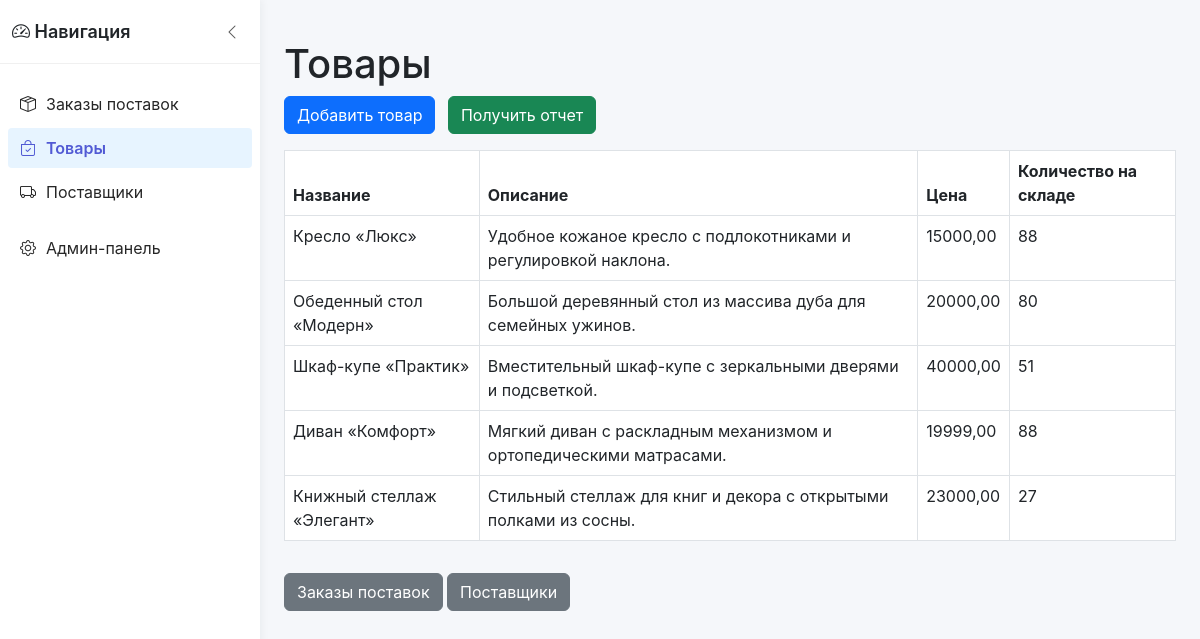
The app's page /orders/products/ (signed in) with its own data.
### supply/models.py (models this page shows, shortened)
class Product(models.Model):
    name = models.CharField('Название товара', max_length=100)
    description = models.TextField('Описание', blank=True)
    price = models.DecimalField('Цена', max_digits=10, decimal_places=2)
    stock_quantity = models.PositiveIntegerField('Количество на складе', default=0)

### supply/views.py (the view)
# urls.py: path('products/', views.product_list, name='product_list'),
@admin_required
def product_list(request):
    products = Product.objects.all()
    return render(request, 'supply/product_list.html', {'products': products})

### supply/views.py (called while the page is built)
def admin_required(view_func):
    return user_passes_test(lambda u: u.is_active and u.is_staff)(view_func)

### supply/templates/supply/product_list.html
{% extends "supply/base.html" %} {% block title %} Список товаров {% endblock %} {% block content %}
<h1 class="mt-3">Товары</h1>
<a href="{% url 'product_create' %}" class="btn btn-primary mb-3">Добавить товар</a>
<a href="{% url 'product_report' %}" class="btn btn-success mb-3 ms-2">Получить отчет</a>
<table class="table table-bordered">
	<thead>
		<tr>
			<th>Название</th>
			<th>Описание</th>
			<th>Цена</th>
			<th>Количество на складе</th>
		</tr>
	</thead>
	<tbody>
		{% for product in products %}
		<tr>
			<td>{{ product.name }}</td>
			<td>{{ product.description }}</td>
			<td>{{ product.price }}</td>
			<td>{{ product.stock_quantity }}</td>
		</tr>
		{% empty %}
		<tr>
			<td colspan="4" class="text-center">Товаров пока нет</td>
		</tr>
		{% endfor %}
	</tbody>
</table>
<a href="{% url 'order_list' %}" class="btn btn-secondary mt-3">Заказы поставок</a>
<a href="{% url 'supplier_list' %}" class="btn btn-secondary mt-3">Поставщики</a>
{% endblock %}

### supply/templates/supply/base.html (style rules this page uses)
:root { --primary-color: #1890ff; --primary-hover: #000000; --primary-active: #515ad4; --sidebar-bg: #fff; --sidebar-collapsed-width: 80px; --sidebar-expanded-width: 260px; --sidebar-shadow: 2px 0 8px 0 rgba(29, 35, 41, 0.05); --transition-duration: 0.2s; }
body { background-color: #f5f7fa; font-family: -apple-system, BlinkMacSystemFont, "Segoe UI", Roboto, "Helvetica Neue", Arial, sans-serif; }

### records on screen
Product: name "Кресло «Люкс»", description "Удобное кожаное кресло с подлокотниками и регулировкой наклона.", price "15000,00", stock_quantity "88"
Product: name "Обеденный стол «Модерн»", description "Большой деревянный стол из массива дуба для семейных ужинов.", price "20000,00", stock_quantity "80"
Product: name "Шкаф-купе «Практик»", description "Вместительный шкаф-купе с зеркальными дверями и подсветкой.", price "40000,00", stock_quantity "51"
Product: name "Диван «Комфорт»", description "Мягкий диван с раскладным механизмом и ортопедическими матрасами.", price "19999,00", stock_quantity "88"
Product: name "Книжный стеллаж «Элегант»", description "Стильный стеллаж для книг и декора с открытыми полками из сосны.", price "23000,00", stock_quantity "27"
